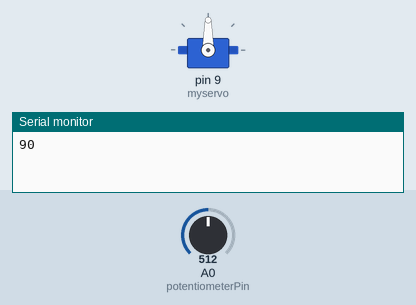
This program was run on a simulated Arduino Uno, built with avr-gcc and run on an emulated ATmega328P. On the bench: servo, the last lines printed to the serial monitor. Inputs (shaded band) come from the test bench; at power-on: A0 (potentiometerPin) = 512.

Above: at 1.2 s.
1.3 s: A0 (potentiometerPin) set to 716
At 1.8 s:
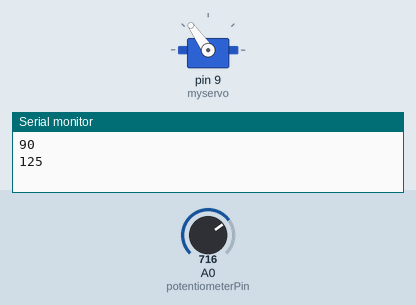
2.8 s: A0 (potentiometerPin) set to 900
At 3.9 s:
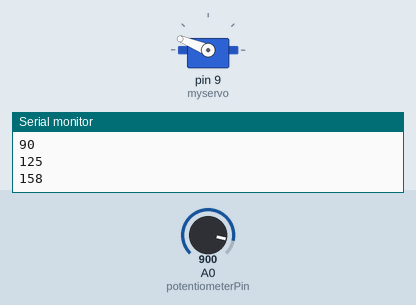
4.3 s: A0 (potentiometerPin) set to 1023
At 5.3 s:
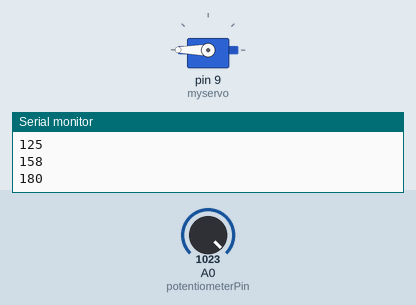
5.8 s: A0 (potentiometerPin) set to 306
At 6.2 s:
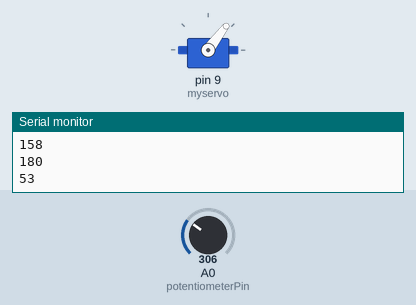
7.3 s: A0 (potentiometerPin) set to 122
At 7.7 s:
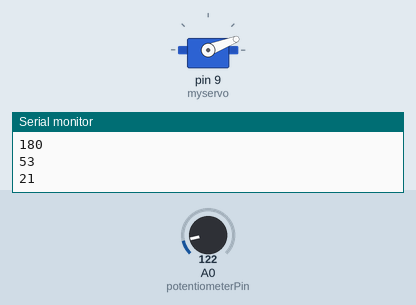
8.8 s: A0 (potentiometerPin) set to 0
At 9.7 s:
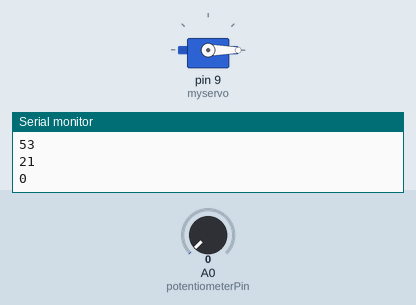
Timing chart, 0 to 11.3 s (numbered marks = the images above; inputs shaded):
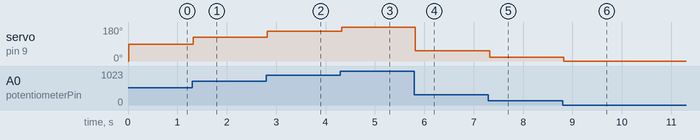

The program:

main.cpp
```cpp
#include <Arduino.h>
#include <Servo.h>

// Create a servo object
Servo myservo;

// Define the analog pin for the potentiometer
int potentiometerPin = A0;

// Variables to store the potentiometer value and the mapped servo position
int potValue;
int servoPosition = -1;
int currentServoPosition;
void setup() {
  // Attach the servo to pin 9
  myservo.attach(9);
  Serial.begin(9600);
}

void loop() {
  // Read the potentiometer value
  potValue = analogRead(potentiometerPin);

  // Map the potentiometer value (0-1023) to the servo angle range (0-180)
  currentServoPosition = map(potValue, 0, 1023, 0, 180);

  // Set the servo position based on the mapped potentiometer value
  myservo.write(servoPosition);

  // Send the servo angle over the serial port only when there's a significant change
  if (currentServoPosition != servoPosition) {
    servoPosition = currentServoPosition;
    Serial.println(servoPosition);
  }

  // A short delay to stabilize the servo
  delay(15);
}
```

Measured:
- after the input at 1.3 s, servo on pin 9 (myservo): 90° → 125° at once
- after the input at 2.8 s, servo on pin 9 (myservo): 125° → 158° at once
- after the input at 4.3 s, servo on pin 9 (myservo): 158° → 180° at once
- after the input at 5.8 s, servo on pin 9 (myservo): 180° → 53° at once
- after the input at 7.3 s, servo on pin 9 (myservo): 53° → 21° at once
- after the input at 8.8 s, servo on pin 9 (myservo): 21° → 0° at once
